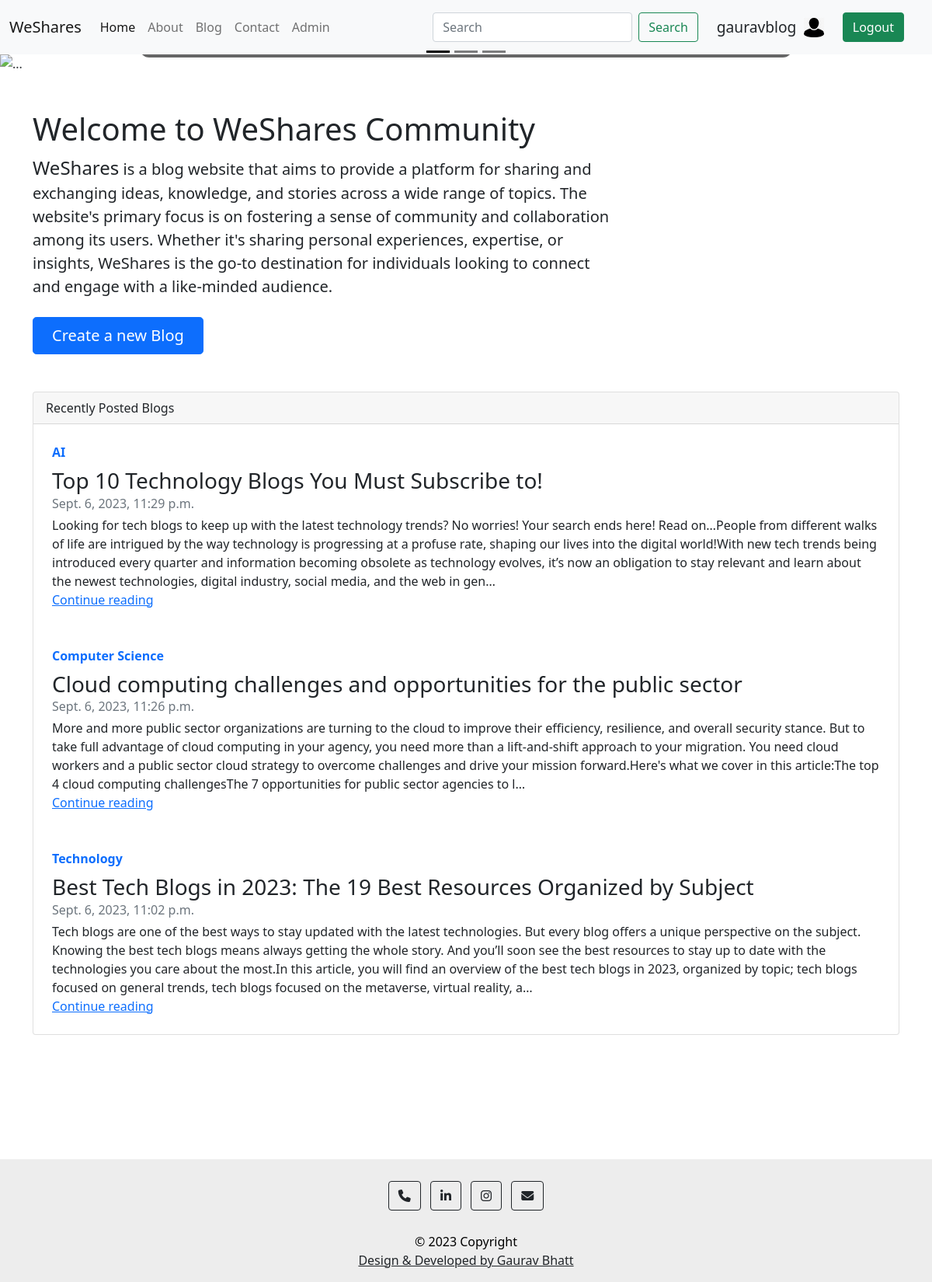
Screenshot of / (signed in) with the database file from the repository.
### blog/models.py (models this page shows, shortened)
class post(models.Model):
    sno=models.AutoField(primary_key=True)
    title=models.CharField(max_length=122)
    content=models.CharField(max_length=10000)
    author=models.CharField(max_length=20)
    slug=models.CharField(max_length=120)
    date=models.DateTimeField()
    user =models.ForeignKey(User, on_delete=models.CASCADE , null=True)

### home/views.py (the view)
# urls.py: path('', views.home , name="home"),
def home(request):
     allpost=models.post.objects.all()[::-2]
     context={'allpost':allpost}
     return render(request , 'home/home.html' , context)

### template/home/home.html (shortened to what this page needs)
{% extends 'base.html' %}
{% block homeactive %} active{% endblock homeactive %}
{% block body %}
<div id="carouselExampleDark" class="carousel carousel-dark slide" data-bs-ride="carousel">
    <div class="carousel-indicators">
      <button type="button" data-bs-target="#carouselExampleDark" data-bs-slide-to="0" class="active" aria-current="true" aria-label="Slide 1"></button>
      <button type="button" data-bs-target="#carouselExampleDark" data-bs-slide-to="1" aria-label="Slide 2"></button>
      <button type="button" data-bs-target="#carouselExampleDark" data-bs-slide-to="2" aria-label="Slide 3"></button>
    </div>
    <div class="carousel-inner">
      <div class="carousel-item active" data-bs-interval="10000" >
        <img src="https://source.unsplash.com/random/1600x500/?Tech" class="d-block w-100" alt="..." style="opacity: 0.9;">
        <div class="carousel-caption d-none d-md-block" style="opacity: 0.6; background-color: black; border-radius: 12px;">
        </div>
      </div>
    </div>
  </div>
  <div class="container my-3 mt-5">
    <main>
        <h1>Welcome to WeShares Community</h1>
        <p class="fs-5 col-md-8 mb-4"> <big> WeShares</big> is a blog website that aims to provide a platform for sharing and exchanging ideas, knowledge, and stories across a wide range of topics. The website's primary focus is on fostering a sense of community and collaboration among its users. Whether it's sharing personal experiences, expertise, or insights, WeShares is the go-to destination for individuals looking to connect and engage with a like-minded audience.</p>
        <div class="mb-5">
          <a href="/createblog" class="btn btn-primary btn-lg px-4">Create a new  Blog</a>
        </div>
      </main>
  </div>
  <div class="container my-3">
    <div class="card">
        <div class="card-header">
          Recently Posted  Blogs
        </div>
        {% for post in allpost  %}
        <div class="col p-4 d-flex flex-column position-static">
            <strong class="d-inline-block mb-2 text-primary">{{post.slug}}</strong>
            <h3 class="mb-0">{{post.title}}</h3>
            <div class="mb-1 text-muted">{{post.date}}</div>
            <p class="card-text mb-auto">{{post.content| truncatechars:500}}</p>
            <a href="/blog/{{post.slug}}" >Continue reading</a>
          </div>
          {% endfor %}
      </div>
  </div>
{% endblock body %}

### template/base.html (shortened to what this page needs)
<!doctype html>
<html lang="en">
<head>
  <link href="https://cdn.jsdelivr.net/npm/bootstrap@5.0.2/dist/css/bootstrap.min.css" rel="stylesheet"
>
    <link rel="stylesheet" href="https://cdnjs.cloudflare.com/ajax/libs/font-awesome/6.4.2/css/all.min.css" />
</head>
<body>
  <nav class="navbar navbar-expand-lg navbar-light bg-light">
    <div class="container-fluid">
      <a class="navbar-brand" href="#">WeShares</a>
      <div class="collapse navbar-collapse" id="navbarSupportedContent">
        <ul class="navbar-nav me-auto mb-2 mb-lg-0">
          <li class="nav-item">
            <a class="nav-link {% block homeactive %}{% endblock homeactive %}" aria-current="page" href="/">Home</a>
          </li>
          <li class="nav-item">
            <a class="nav-link {% block aboutactive %}{% endblock aboutactive %}" href="about">About</a>
          </li>
          <li class="nav-item">
            <a class="nav-link {% block blogactive %}{% endblock blogactive %}" href="blog">Blog</a>
          </li>
          <li class="nav-item">
            <a class="nav-link {% block contactactive %}{% endblock contactactive %}" href="contact">Contact</a>
          </li>
          <li class="nav-item">
            <a class="nav-link " href="/admin" target="_blank">Admin</a>
          </li>
        </ul>
        <form class="d-flex mx-4" method="get" action="/search">
          <input class="form-control me-2" type="search" placeholder="Search" aria-label="Search" name="query"
            id="query">
          <button class="btn btn-outline-success" type="submit">Search</button>
        </form>
        {% if user.is_authenticated %}
        <big class="my-2" style="font-weight: 400; padding-right: 10px;">{{request.user}}</big>
        <img src="static/pro.png" alt="" height="25px">
        <button type="button" class="btn btn-success mx-4 my-2">
          <a href="/logout" style="text-decoration: none; color: white;">Logout</a>
        </button>
        {% endif %}
      </div>
    </div>
  </nav>
  {% block body %}{% endblock body %}
  <footer class=" text-center    "   id="contact "  >
    <div class="container p-4 pb-0">
      <section class="mb-4">
          <a class="btn btn-outline-dark btn-floating m-1" href="tel:7017501776" role="button"
          ><i class="fa fa-phone"></i
        ></a>
        <a class="btn btn-outline-dark btn-floating m-1" href="https://www.linkedin.com/in/gaurav-bhatt-b927321a6/" role="button"
          ><i class="fab fa-linkedin-in"></i
        ></a>
         <a class="btn btn-outline-dark btn-floating m-1" href="https://www.instagram.com/gaurav_04_01/" role="button"
         ><i class="fab fa-instagram"></i
       ></a>
        <a class="btn btn-outline-dark btn-floating m-1" href="mailto:gauravbhatt0401@gmail.com" role="button"
          ><i class="fa fa-envelope"></i
        ></a>
      </section>
    </div>
    <div class="text-center pb-3" >
      © 2023 Copyright <br>
      <a class="text-dark" href="#">Design & Developed by Gaurav Bhatt</a>
    </div>
  </footer>
</body>
</html>

### template/base.html (style rules this page uses)
footer { background-color: rgb(237, 237, 237); color: black; margin-top: 20vh; }

### rows the page displays
post: slug "AI", title "Top 10 Technology Blogs You Must Subscribe to!", date "Sept. 6, 2023, 11:29 p.m.", content "Looking for tech blogs to keep up with the latest technology trends? No worries! Your search ends here! Read on…People from different walks of life are intrigued by the way technology is progressing at a profuse rate, shaping our lives into the digital world!With new tech trends being introduced every quarter and information becoming obsolete as technology evolves, it’s now an obligation to stay relevant and learn about the newest technologies, digital industry, social media, and the web in gen…"
post: slug "Computer Science", title "Cloud computing challenges and opportunities for the public sector", date "Sept. 6, 2023, 11:26 p.m.", content "More and more public sector organizations are turning to the cloud to improve their efficiency, resilience, and overall security stance. But to take full advantage of cloud computing in your agency, you need more than a lift-and-shift approach to your migration. You need cloud workers and a public sector cloud strategy to overcome challenges and drive your mission forward.Here's what we cover in this article:The top 4 cloud computing challengesThe 7 opportunities for public sector agencies to l…"
post: slug "Technology", title "Best Tech Blogs in 2023: The 19 Best Resources Organized by Subject", date "Sept. 6, 2023, 11:02 p.m.", content "Tech blogs are one of the best ways to stay updated with the latest technologies. But every blog offers a unique perspective on the subject. Knowing the best tech blogs means always getting the whole story. And you’ll soon see the best resources to stay up to date with the technologies you care about the most.In this article, you will find an overview of the best tech blogs in 2023, organized by topic; tech blogs focused on general trends, tech blogs focused on the metaverse, virtual reality, a…"

### other values shown
{{ request.user }} "gauravblog"
